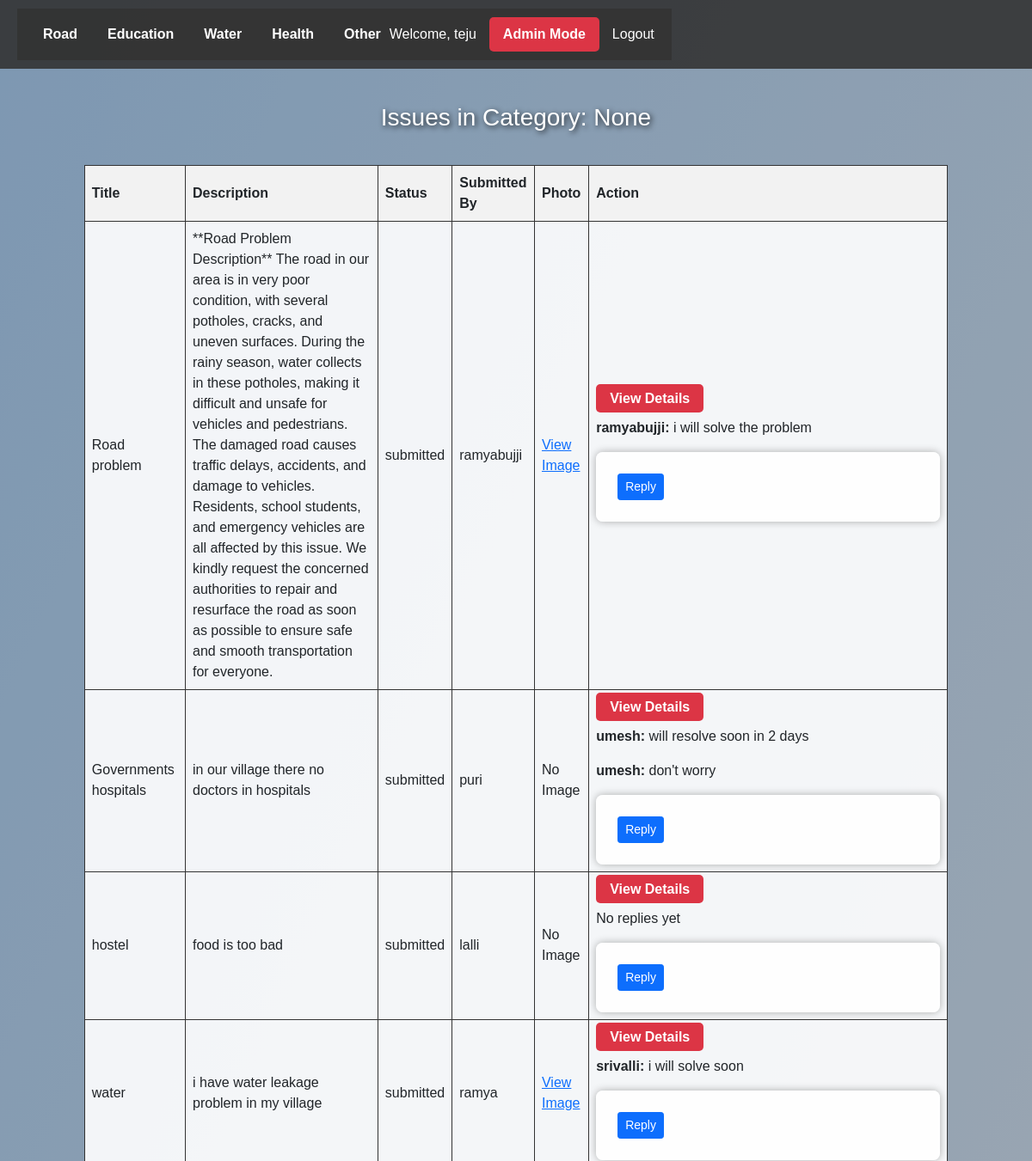
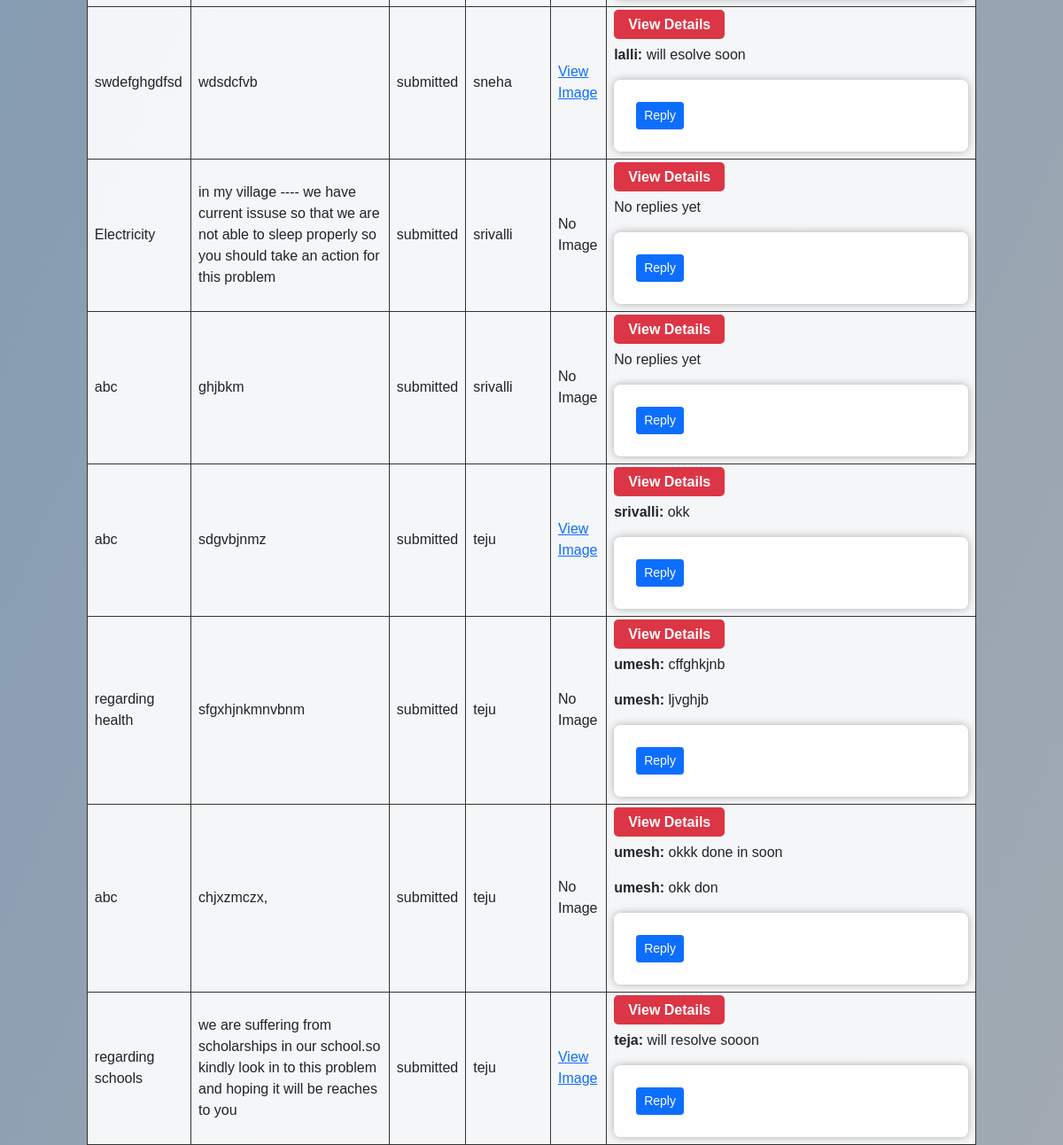
The app's page /home/ (signed in) with its own data (2 pictures, top to bottom).
### reports/models.py (models this page shows, shortened)
class Issue(models.Model):
    CATEGORY_CHOICES = [
        ('road', 'Road'),
        ('education', 'Education'),
        ('water', 'Water'),
        ('health', 'Health'),
        ('other', 'Other'),
    ]
    STATUS_CHOICES = [
        ('submitted', 'Submitted'),
        ('in_progress', 'In Progress'),
        ('resolved', 'Resolved'),
    ]
    title = models.CharField(max_length=200)
    description = models.TextField()
    photo = models.ImageField(upload_to='issues/', blank=True, null=True)
    category = models.CharField(max_length=50, choices=CATEGORY_CHOICES)
    custom_category = models.CharField(
        max_length=100,
        blank=True,
        null=True
    )
    status = models.CharField(
        max_length=50,
        choices=STATUS_CHOICES,
        default='submitted'
    )
    created_at = models.DateTimeField(auto_now_add=True)
    submitted_by = models.ForeignKey(
        User,
        on_delete=models.CASCADE
    )
    department = models.ForeignKey(
        Department,
        on_delete=models.SET_NULL,
        null=True,
        blank=True
    )

class Reply(models.Model):
    issue = models.ForeignKey(
        Issue,
        on_delete=models.CASCADE,
        related_name="replies"
    )
    author = models.ForeignKey(
        User,
        on_delete=models.CASCADE
    )
    message = models.TextField()
    created_at = models.DateTimeField(auto_now_add=True)
    is_admin_reply = models.BooleanField(default=True)

### reports/views.py (the view)
# urls.py: path('home/', views.category_list, name='category_list'),
@login_required
def category_list(request):
    categories = Issue.CATEGORY_CHOICES
    custom_categories = (
        Issue.objects
        .exclude(custom_category__isnull=True)
        .exclude(custom_category="")
        .values_list("custom_category", flat=True)
        .distinct()
    )
    if request.method == "POST":
        form = IssueForm(request.POST, request.FILES)
        if form.is_valid():
            issue = form.save(commit=False)
            issue.submitted_by = request.user
            issue.save()
            return redirect(
                "issues_by_category",
                category=issue.get_category_display_name()
            )
    else:
        form = IssueForm()
    issues = Issue.objects.all().order_by("-created_at")
    return render(
        request,
        "reports/category_list.html",  # use category_list.html
        {
            "categories": categories,
            "custom_categories": custom_categories,
            "issues": issues,
            "selected_category": None,  # or remove this if not needed
            "form": form,
        }
    )

### templates/reports/category_list.html (shortened to what this page needs)
{% load static %}
<!DOCTYPE html>
<html>
<head>
    <link href="https://cdn.jsdelivr.net/npm/bootstrap@5.1.3/dist/css/bootstrap.min.css" rel="stylesheet">
</head>
<body>
    <header>
       <header>
    <div class="categories">
        {% for code, name in categories %}
            <a href="{% url 'issues_by_category' code %}">
                {{ name }}
            </a>
        {% endfor %}
    </div>
    <div class="auth-links">
        {% if request.user.is_authenticated %}
            <span>Welcome, {{ request.user.username }}</span>
            {% if request.user.is_superuser %}
                <a href="{% url 'category_list' %}" class="admin-btn">
                    Admin Mode
                </a>
            {% endif %}
            <a href="{% url 'logout' %}">Logout</a>
        {% else %}
            <a href="{% url 'login' %}">Login</a>
            <a href="{% url 'signup' %}">Signup</a>
            <a href="{% url 'admin_login' %}" class="admin-btn">
                Admin Panel
            </a>
        {% endif %}
    </div>
</header>
    </header>
    <div class="container">
        {% if issues %}
        <h3 style="color:#fff; text-shadow:2px 2px 6px rgba(0,0,0,0.8);">
            Issues in Category: {{ selected_category }}
        </h3>
        <table>
            <thead>
                <tr>
                    <th>Title</th><th>Description</th><th>Status</th>
                    <th>Submitted By</th><th>Photo</th><th>Action</th>
                </tr>
            </thead>
            <tbody>
                {% for issue in issues %}
                <tr>
                    <td>{{ issue.title }}</td>
                    <td>{{ issue.description }}</td>
                    <td>{{ issue.status }}</td>
                    <td>{{ issue.submitted_by.username }}</td>
                    <td>
                        {% if issue.photo %}
                          <a href="{{ issue.photo.url }}" target="_blank">View Image</a>
                        {% else %}
                          No Image
                        {% endif %}
                    </td>
                     <td>
        <a href="{% url 'issue_detail' issue.id %}" class="admin-btn">
            View Details
        </a>
    <div style="margin-top:10px;">
        {% if issue.replies.exists %}
            {% for reply in issue.replies.all %}
                <p><strong>{{ reply.author.username }}:</strong> {{ reply.message }}</p>
            {% endfor %}
        {% else %}
            <p>No replies yet</p>
        {% endif %}
    </div>
    {% if request.user.is_superuser %}
        <form method="post" style="margin-top:10px;">
            <button type="submit" class="btn btn-sm btn-primary">Reply</button>
        </form>
    {% endif %}
</td>
                </tr>
                {% endfor %}
            </tbody>
        </table>
        {% endif %}
    </div>
</body>
</html>

### records on screen
Issue: title "Road problem", description "**Road Problem Description** The road in our area is in very poor condition, with several potholes, cracks, and uneven surfaces. During the rainy season, water collects in these potholes, making it difficult and unsafe for vehicles and pedestrians. The damaged road causes traffic delays, accidents, and damage to vehicles. Residents, school students, and emergency vehicles are all affected by this issue. We kindly request the concerned authorities to repair and resurface the road as soon as possible to ensure safe and smooth transportation for everyone.", status "submitted", submitted_by.username "ramyabujji"
Reply: author.username "ramyabujji", message "i will solve the problem"
Issue: title "Governments hospitals", description "in our village there no doctors in hospitals", status "submitted", submitted_by.username "puri", photo "No Image"
Reply: author.username "umesh", message "will resolve soon in 2 days"
Reply: author.username "umesh", message "don't worry"
Issue: title "hostel", description "food is too bad", status "submitted", submitted_by.username "lalli", photo "No Image", shows "No replies yet"
Issue: title "water", description "i have water leakage problem in my village", status "submitted", submitted_by.username "ramya"
Reply: author.username "srivalli", message "i will solve soon"
Issue: title "swdefghgdfsd", description "wdsdcfvb", status "submitted", submitted_by.username "sneha"
Reply: author.username "lalli", message "will esolve soon"
Issue: title "Electricity", description "in my village ---- we have current issuse so that we are not able to sleep properly so you should take an action for this problem", status "submitted", submitted_by.username "srivalli", photo "No Image", shows "No replies yet"
Issue: title "abc", description "ghjbkm", status "submitted", submitted_by.username "srivalli", photo "No Image", shows "No replies yet"
Issue: title "abc", description "sdgvbjnmz", status "submitted", submitted_by.username "teju"
Reply: author.username "srivalli", message "okk"
Issue: title "regarding health", description "sfgxhjnkmnvbnm", status "submitted", submitted_by.username "teju", photo "No Image"
Reply: author.username "umesh", message "cffghkjnb"
Reply: author.username "umesh", message "ljvghjb"
Issue: title "abc", description "chjxzmczx,", status "submitted", submitted_by.username "teju", photo "No Image"
Reply: author.username "umesh", message "okkk done in soon"
Reply: author.username "umesh", message "okk don"
Issue: title "regarding schools", description "we are suffering from scholarships in our school.so kindly look in to this problem and hoping it will be reaches to you", status "submitted", submitted_by.username "teju"
Reply: author.username "teja", message "will resolve sooon"

### other values on screen
{{ name }} "Road" "Education" "Water" "Health" "Other"
{{ request.user.username }} "teju"
{{ selected_category }} "None"
